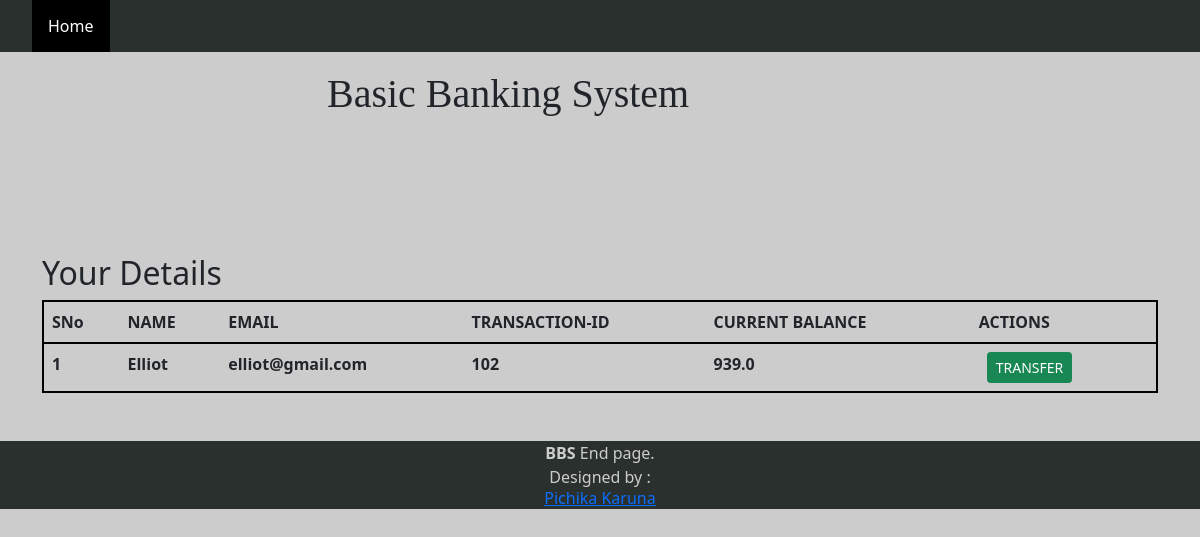
Page /view/2 on the committed database.
### tables this page shows
CREATE TABLE customers
                 (sno INTEGER ,name TEXT ,email TEXT UNIQUE,transactionid INTEGER   PRIMARY KEY ,current REAL);

### bank.py (the view)
@app.route('/view/<int:sno>')
def viewcust(sno):
    conn = sqlite3.connect('bankdatabase.db')
    conn.row_factory = sqlite3.Row
    c = conn.cursor()
    c.execute("SELECT * FROM customers WHERE sno=" + str(sno))
    cust = c.fetchall()
    conn.commit()
    conn.close()
    return render_template('view.html', cust=cust)

### templates/view.html
{% extends 'base.html' %}
{% block body %}
<div class="container my-5" style="padding-top: 80px;">
  <table class="table">
    <thead>
      <h2>Your Details</h2>
      <tr style="border: 2px solid black;">
        <th scope="col">SNo</th>
        <th scope="col">NAME</th>
        <th scope="col">EMAIL</th>
        <th scope="col">TRANSACTION-ID</th>
        <th scope="col">CURRENT BALANCE</th>
        <th scope="col">ACTIONS</th>
      </tr>
    </thead>
    <tbody>
      {% for details in cust %}
      <tr style="border: 2px solid black;">
        <th scope="row">{{loop.index}}</th>
        <td><b>{{details["name"]}}</b></td>
        <td><b>{{details["email"]}}</b></td>
        <td><b>{{details["transactionid"]}}</b></td>
        <td><b>{{details["current"]}}</b></td>
        <td>
          <a href="/inputinfo/{{details['sno']}}" type="button" class="btn btn-success btn-sm mx-2">TRANSFER</button>
        </td>
      </tr>
      {% endfor %}
    </tbody>
  </table>
</div>
{% endblock body %}

### templates/base.html (style rules this page uses)
* { margin: 0; padding: 0; scrollbar-width: thin; }
body { background-image: url("https://c4.wallpaperflare.com/wallpaper/483/576/977/abstract-hexagon-simple-minimalism-wallpaper-preview.jpg"); background-size: cover; background-attachment: fixed; background-color: #cccccc; padding: 0; margin: 0; }

### rows in the picture
customers: name "Elliot", email "elliot@gmail.com", transactionid "102", current "939.0"
